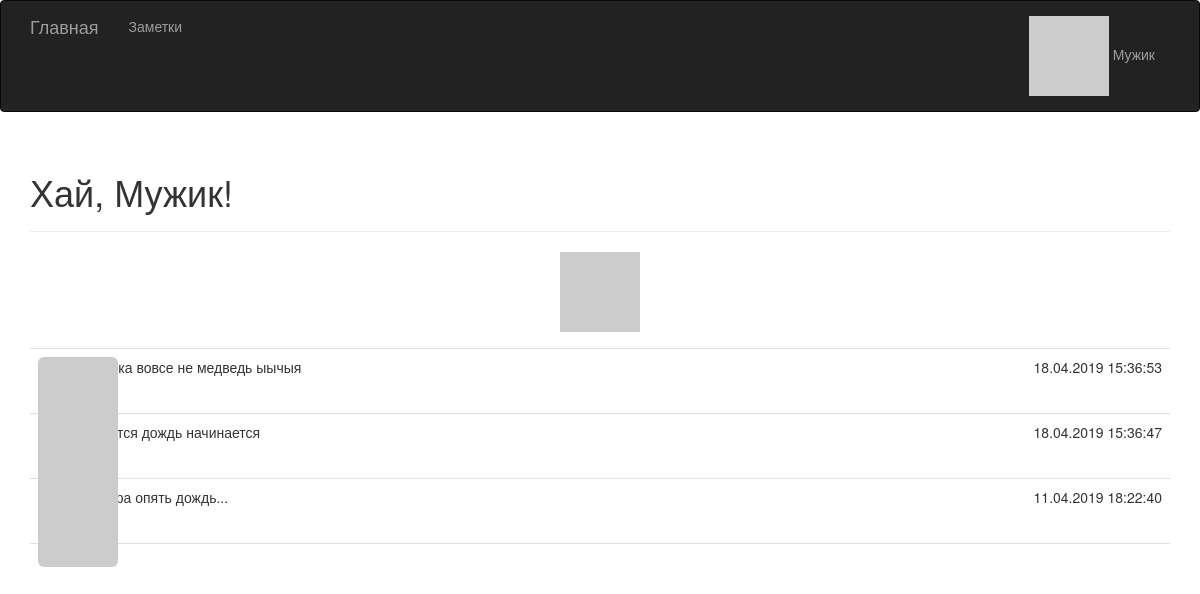
/ (signed in), run on the app's committed database.
### main.py (models this page shows, shortened)
class User(UserMixin, db.Model):
    __tablename__ = 'users'
    id = db.Column(db.Integer, primary_key=True)
    username = db.Column(db.String(64), unique=True, index=True)
    password_hash = db.Column(db.String(128))
    posts = db.relationship('Post', backref='author', lazy='dynamic')
    @property
    def password(self):
        raise AttributeError('пароль прочесть нельзя.')
    def gravatar(self, size=100):
        url = 'https://robohash.org/'
        return url + self.username + '?size={}x{}'.format(size, size)
    def robohash(self, size=200):
        url = 'https://robohash.org/'
        return url + self.username + '?size={}x{}'.format(size, size)

class Post(db.Model):
    __tablename__ = 'posts'
    id = db.Column(db.Integer, primary_key=True)
    body = db.Column(db.Text)
    timestamp = db.Column(db.DateTime, index=True, default=datetime.utcnow())
    author_id = db.Column(db.Integer, db.ForeignKey('users.id'))

### main.py (the view)
@app.route('/', methods=['GET', 'POST'])
def index():
    admin_posts = Post.query.filter_by(author_id=1).order_by(Post.timestamp.desc()).all()
    return render_template('index.html', posts=admin_posts)

### main.py (called while the page is built)
@app.context_processor
def inject_app_name():
    return dict(app_name="Заметки")

@login_manager.user_loader
def load_user(user_id):
    return User.query.get(int(user_id))

### templates/index.html (shortened to what this page needs)
{% extends "base.html" %}
{% import "bootstrap/wtf.html" as wtf %}
{% block page_content %}
<div class="page-header">
    <h1>
        Хай,
        {% if current_user.is_authenticated %}
            {{ current_user.username }}!
        {% else %}
        Герлс!
        {% endif %}
    </h1>
</div>
{% if current_user.is_authenticated %}
<div>
    <p class="text-center"><img src="{{ current_user.robohash(size=200) }}"></p>
</div>
{% endif %}
{% include "_posts.html" %}
{% endblock %}

### templates/base.html (shortened to what this page needs)
{% extends "bootstrap/base.html" %}
{% block head %}
{{ super() }}
<link rel="stylesheet" type="text/css" href="{{ url_for('static', filename='style.css') }}">
{% endblock %}
{% block navbar %}
<div class="navbar navbar-inverse" role="navigation">
   <div class="container">
      <div class="navbar-header">
         <a class="navbar-brand" href="/">Главная</a>
      </div>
      <div class="navbar-collapse collapse">
         <ul class="nav navbar-nav">
            <li><a href="{{ url_for('posts') }}">Заметки</a></li>
         </ul>
        <ul class="nav navbar-nav navbar-right">
            {% if current_user.is_authenticated %}
            <li class="dropdown">
                <a href="#" class="dropdown-toggle" data-toggle="dropdown">
                    <img src="{{ current_user.gravatar(size=18) }}" />
                    {{ current_user.username }}
                </a>
            </li>
            {% else %}
            <li><a href="{{ url_for('login') }}">Войти</a></li>
            {% endif %}
        </ul>
      </div>
   </div>
</div>
{% endblock %}
{% block content %}
<div class="container">
    {% block page_content %}{% endblock %}
</div>
{% endblock %}

### templates/_posts.html (shortened to what this page needs)
<div>
    <ul class="posts">
       {% for post in posts %}
       <li class="post">
          <div class="profile-thumbnail">
            <img class="img-rounded profile-thumbnail" src="{{ post.author.gravatar(size=40) }}">
          </div>
          <div class="post-content">
              <div class="post-date">{{ post.timestamp.strftime('%d.%m.%Y %H:%M:%S') }}</div>
              <div class="post-body">{{ post.body }}</div>
          </div>
       </li>
       {% endfor %}
    </ul>
</div>

### static/style.css (style rules this page uses)
.profile-thumbnail { position: absolute; }
ul.posts { list-style-type: none; padding: 0px; margin: 16px 0px 0px 0px; border-top: 1px solid #e0e0e0; }
ul.posts li.post { padding: 8px; border-bottom: 1px solid #e0e0e0; }
div.post-date { float: right; }
div.post-content { margin-left: 48px; min-height: 48px; }

### data on the page
User: username "Мужик"
Post: timestamp "18.04.2019 15:36:53", body "я тучка вовсе не медведь ыычыя"
Post: timestamp "18.04.2019 15:36:47", body "кажется дождь начинается"
Post: timestamp "11.04.2019 18:22:40", body "Завтра опять дождь..."
